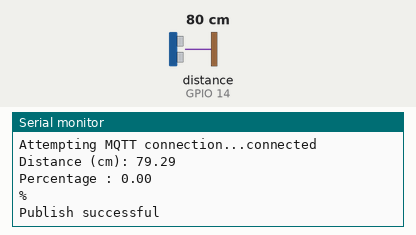
This sketch was run on a simulated ESP8266 (NodeMCU). Parts: the last lines printed to the serial monitor. Wiring (inferred from the names in the program): ultrasonic range finder: trigger GPIO 12; echo GPIO 14. Inputs (shaded band) come from the test bench; at power-on: distance to the obstacle (sensor on GPIO 14) 80 cm. The echo pulse lasts 58.3 µs per cm; WiFi joins after 1.5 s; servers stay silent unless stated; no MQTT or app messages arrive unless stated.

Above: at 2.7 s.
2.8 s: distance to the obstacle (sensor on GPIO 14) set to 2 cm
At 6.8 s:
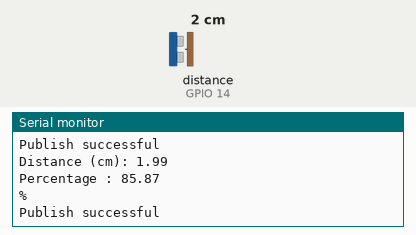
7.8 s: distance to the obstacle (sensor on GPIO 14) set to 4 cm
At 11.1 s:
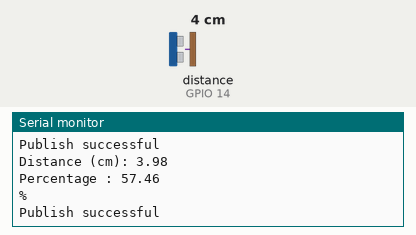
Timing chart, 0 to 12.6 s (numbered marks = the images above; inputs shaded):
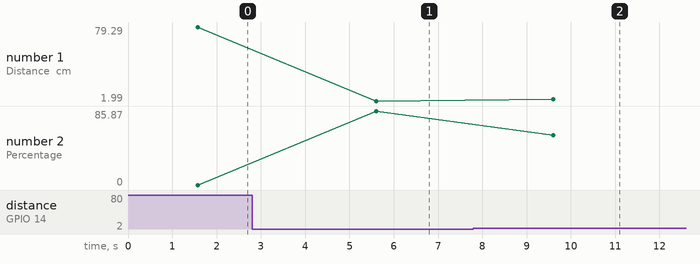

Measured:
- after the input at 2.8 s, the serial monitor: prints a new line after 2.8 s (image 1)
- after the input at 7.8 s, the serial monitor: prints a new line after 1.8 s (image 2)
- plotted number 1: 79.29 → 1.99 after the input at 2.8 s, 1.99 → 3.98 after the input at 7.8 s
- plotted number 2: 0 → 85.87 after the input at 2.8 s, 85.87 → 57.46 after the input at 7.8 s

The sketch:

Liquid_level_meter.ino
```cpp
#include <ESP8266WiFi.h>
#include <PubSubClient.h>
#include"Config.h"
#include "Liquid_level.h"

WiFiClient espClient;
PubSubClient client(espClient);


int height = 7;


void setup() {
  Serial.begin(9600);
  pinMode(trigPin, OUTPUT);
  pinMode(echoPin, INPUT);

  setup_wifi();
  client.setServer(mqtt_server, 1883);
}

void loop() {
  if (!client.connected()) {
    reconnect();
  }
  client.loop();

  float dist = ultarsonic_distance();
  float percentage;
     if (dist<=1){
      percentage=100;
     }
     else if(dist>=7)
     {
      percentage=0;
     }
     else
     {
         percentage = (((height - (dist-1)) / height) * 100);
     }

  // Prints the distance on the Serial Monitor
  Serial.print("Distance (cm): ");
  Serial.println(dist);
  Serial.print("Percentage : ");
  Serial.println(percentage);
  Serial.println("%");


  if (client.publish("ultasonic/level", String(percentage).c_str(), true)) {
    Serial.println("Publish successful");
  } else {
    Serial.println("Publish failed");
  }


  delay(4000);
}

void setup_wifi() {
  delay(10);
  Serial.println();
  Serial.print("Connecting to ");
  Serial.println(ssid);

  WiFi.begin(ssid, password);

  while (WiFi.status() != WL_CONNECTED) {
    delay(500);
    Serial.print(".");
  }

  Serial.println("");
  Serial.println("WiFi connected");
  Serial.println("IP address: ");
  Serial.println(WiFi.localIP());
}


void reconnect() {
  while (!client.connected()) {
    Serial.print("Attempting MQTT connection...");
    if (client.connect("ESP8266Client")) {
      Serial.println("connected");
    } else {
      Serial.print("failed, rc=");
      Serial.print(client.state());
      Serial.println(" try again in 5 seconds");
      delay(5000);
    }
  }
}
```

Liquid_leve.cpp
```cpp
#include <Arduino.h>

#include"Config.h"
#include "Liquid_level.h"


float ultarsonic_distance() {
  long duration;
  float distanceCm;
  // Clears the trigPin
  digitalWrite(trigPin, LOW);
  delayMicroseconds(2);
  // Sets the trigPin on HIGH state for 10 micro seconds
  digitalWrite(trigPin, HIGH);
  delayMicroseconds(10);
  digitalWrite(trigPin, LOW);

  // Reads the echoPin, returns the sound wave travel time in microseconds
  duration = pulseIn(echoPin, HIGH);

  // Calculate the distance
  distanceCm = duration * SOUND_VELOCITY / 2;
  return distanceCm;
}
```

Liquid_level.h
```cpp
#ifndef LIQUID_LEVEL_H_
#define LIQUID_LEVEL_H_

float ultarsonic_distance();


#endif
```

Config.h
```cpp
#define ssid  "....."
#define password  "....."
#define mqtt_server "......"


#define trigPin  12
#define echoPin  14
#define SOUND_VELOCITY 0.034
```
